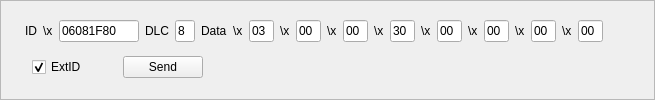
         <widget class="QFrame" name="frame">
          <property name="frameShape">
           <enum>QFrame::StyledPanel</enum>
          </property>
          <property name="frameShadow">
           <enum>QFrame::Raised</enum>
          </property>
          <layout class="QVBoxLayout" name="verticalLayout_3">
           <item>
            <layout class="QHBoxLayout" name="horizontalLayout_2">
             <item>
              <spacer name="horizontalSpacer_11">
               <property name="orientation">
                <enum>Qt::Horizontal</enum>
               </property>
               <property name="sizeType">
                <enum>QSizePolicy::Fixed</enum>
               </property>
               <property name="sizeHint" stdset="0">
                <size>
                 <width>13</width>
                 <height>20</height>
                </size>
               </property>
              </spacer>
             </item>
             <item>
              <widget class="QLabel" name="label_7">
               <property name="text">
                <string>ID</string>
               </property>
              </widget>
             </item>
             <item>
              <widget class="QLabel" name="label_25">
               <property name="text">
                <string>\x</string>
               </property>
              </widget>
             </item>
             <item>
              <widget class="QLineEdit" name="lE_ID_1">
               <property name="sizePolicy">
                <sizepolicy hsizetype="Fixed" vsizetype="Fixed">
                 <horstretch>0</horstretch>
                 <verstretch>0</verstretch>
                </sizepolicy>
               </property>
               <property name="maximumSize">
                <size>
                 <width>80</width>
                 <height>16777215</height>
                </size>
               </property>
               <property name="text">
                <string>06081F80</string>
               </property>
               <property name="maxLength">
                <number>8</number>
               </property>
              </widget>
             </item>
             <item>
              <widget class="QLabel" name="label_8">
               <property name="text">
                <string>DLC</string>
               </property>
              </widget>
             </item>
             <item>
              <widget class="QLineEdit" name="lE_DLC_1">
               <property name="sizePolicy">
                <sizepolicy hsizetype="Fixed" vsizetype="Fixed">
                 <horstretch>0</horstretch>
                 <verstretch>0</verstretch>
                </sizepolicy>
               </property>
               <property name="maximumSize">
                <size>
                 <width>20</width>
                 <height>16777215</height>
                </size>
               </property>
               <property name="text">
                <string>8</string>
               </property>
               <property name="maxLength">
                <number>1</number>
               </property>
              </widget>
             </item>
             <item>
              <widget class="QLabel" name="label_9">
               <property name="text">
                <string>Data</string>
               </property>
              </widget>
             </item>
             <item>
              <widget class="QLabel" name="label_26">
               <property name="text">
                <string>\x</string>
               </property>
              </widget>
             </item>
             <item>
              <widget class="QLineEdit" name="lE_D0_1">
               <property name="sizePolicy">
                <sizepolicy hsizetype="Fixed" vsizetype="Fixed">
                 <horstretch>0</horstretch>
                 <verstretch>0</verstretch>
                </sizepolicy>
               </property>
               <property name="maximumSize">
                <size>
                 <width>25</width>
                 <height>16777215</height>
                </size>
               </property>
               <property name="text">
                <string>03</string>
               </property>
               <property name="maxLength">
                <number>2</number>
               </property>
              </widget>
             </item>
             <item>
              <widget class="QLabel" name="label_27">
               <property name="text">
                <string>\x</string>
               </property>
              </widget>
             </item>
             <item>
              <widget class="QLineEdit" name="lE_D1_1">
               <property name="sizePolicy">
                <sizepolicy hsizetype="Fixed" vsizetype="Fixed">
                 <horstretch>0</horstretch>
                 <verstretch>0</verstretch>
                </sizepolicy>
               </property>
               <property name="maximumSize">
                <size>
                 <width>25</width>
                 <height>16777215</height>
                </size>
               </property>
               <property name="text">
                <string>00</string>
               </property>
               <property name="maxLength">
                <number>2</number>
               </property>
              </widget>
             </item>
             <item>
              <widget class="QLabel" name="label_28">
               <property name="text">
                <string>\x</string>
               </property>
              </widget>
             </item>
             <item>
              <widget class="QLineEdit" name="lE_D2_1">
               <property name="sizePolicy">
                <sizepolicy hsizetype="Fixed" vsizetype="Fixed">
                 <horstretch>0</horstretch>
                 <verstretch>0</verstretch>
                </sizepolicy>
               </property>
               <property name="maximumSize">
                <size>
                 <width>25</width>
                 <height>16777215</height>
                </size>
               </property>
               <property name="text">
                <string>00</string>
               </property>
               <property name="maxLength">
                <number>2</number>
               </property>
              </widget>
             </item>
             <item>
              <widget class="QLabel" name="label_29">
               <property name="text">
                <string>\x</string>
               </property>
              </widget>
             </item>
             <item>
              <widget class="QLineEdit" name="lE_D3_1">
               <property name="sizePolicy">
                <sizepolicy hsizetype="Fixed" vsizetype="Fixed">
                 <horstretch>0</horstretch>
                 <verstretch>0</verstretch>
                </sizepolicy>
               </property>
               <property name="maximumSize">
                <size>
                 <width>25</width>
                 <height>16777215</height>
                </size>
               </property>
               <property name="text">
                <string>30</string>
               </property>
               <property name="maxLength">
                <number>2</number>
               </property>
              </widget>
             </item>
             <item>
              <widget class="QLabel" name="label_30">
               <property name="text">
                <string>\x</string>
               </property>
              </widget>
             </item>
             <item>
              <widget class="QLineEdit" name="lE_D4_1">
               <property name="sizePolicy">
                <sizepolicy hsizetype="Fixed" vsizetype="Fixed">
                 <horstretch>0</horstretch>
                 <verstretch>0</verstretch>
                </sizepolicy>
               </property>
               <property name="maximumSize">
                <size>
                 <width>25</width>
                 <height>16777215</height>
                </size>
               </property>
               <property name="text">
                <string>00</string>
               </property>
               <property name="maxLength">
                <number>2</number>
               </property>
              </widget>
             </item>
             <item>
              <widget class="QLabel" name="label_31">
               <property name="text">
                <string>\x</string>
               </property>
              </widget>
             </item>
             <item>
              <widget class="QLineEdit" name="lE_D5_1">
               <property name="sizePolicy">
                <sizepolicy hsizetype="Fixed" vsizetype="Fixed">
                 <horstretch>0</horstretch>
                 <verstretch>0</verstretch>
                </sizepolicy>
               </property>
               <property name="maximumSize">
                <size>
                 <width>25</width>
                 <height>16777215</height>
                </size>
               </property>
               <property name="text">
                <string>00</string>
               </property>
               <property name="maxLength">
                <number>2</number>
               </property>
              </widget>
             </item>
             <item>
              <widget class="QLabel" name="label_32">
               <property name="text">
                <string>\x</string>
               </property>
              </widget>
             </item>
             <item>
              <widget class="QLineEdit" name="lE_D6_1">
               <property name="sizePolicy">
                <sizepolicy hsizetype="Fixed" vsizetype="Fixed">
                 <horstretch>0</horstretch>
                 <verstretch>0</verstretch>
                </sizepolicy>
               </property>
               <property name="maximumSize">
                <size>
                 <width>25</width>
                 <height>16777215</height>
                </size>
               </property>
               <property name="text">
                <string>00</string>
               </property>
               <property name="maxLength">
                <number>2</number>
               </property>
              </widget>
             </item>
             <item>
              <widget class="QLabel" name="label_33">
               <property name="text">
                <string>\x</string>
               </property>
              </widget>
             </item>
             <item>
              <widget class="QLineEdit" name="lE_D7_1">
               <property name="sizePolicy">
                <sizepolicy hsizetype="Fixed" vsizetype="Fixed">
                 <horstretch>0</horstretch>
                 <verstretch>0</verstretch>
                </sizepolicy>
               </property>
               <property name="maximumSize">
                <size>
                 <width>25</width>
                 <height>16777215</height>
                </size>
               </property>
               <property name="text">
                <string>00</string>
               </property>
               <property name="maxLength">
                <number>2</number>
               </property>
              </widget>
             </item>
             <item>
              <spacer name="horizontalSpacer_15">
               <property name="orientation">
                <enum>Qt::Horizontal</enum>
               </property>
               <property name="sizeHint" stdset="0">
                <size>
                 <width>40</width>
                 <height>20</height>
                </size>
               </property>
              </spacer>
             </item>
            </layout>
           </item>
           <item>
            <layout class="QHBoxLayout" name="horizontalLayout_4">
             <item>
              <spacer name="horizontalSpacer_12">
               <property name="orientation">
                <enum>Qt::Horizontal</enum>
               </property>
               <property name="sizeType">
                <enum>QSizePolicy::Fixed</enum>
               </property>
               <property name="sizeHint" stdset="0">
                <size>
                 <width>20</width>
                 <height>20</height>
                </size>
               </property>
              </spacer>
             </item>
             <item>
              <widget class="QCheckBox" name="chB_extID_1">
               <property name="text">
                <string>ExtID</string>
               </property>
               <property name="checked">
                <bool>true</bool>
               </property>
              </widget>
             </item>
             <item>
              <spacer name="horizontalSpacer_14">
               <property name="orientation">
                <enum>Qt::Horizontal</enum>
               </property>
               <property name="sizeType">
                <enum>QSizePolicy::Fixed</enum>
               </property>
               <property name="sizeHint" stdset="0">
                <size>
                 <width>30</width>
                 <height>20</height>
                </size>
               </property>
              </spacer>
             </item>
             <item>
              <widget class="QPushButton" name="pB_send_1">
               <property name="text">
                <string>Send</string>
               </property>
              </widget>
             </item>
             <item>
              <spacer name="horizontalSpacer_16">
               <property name="orientation">
                <enum>Qt::Horizontal</enum>
               </property>
               <property name="sizeHint" stdset="0">
                <size>
                 <width>40</width>
                 <height>20</height>
                </size>
               </property>
              </spacer>
             </item>
            </layout>
           </item>
          </layout>
         </widget>
